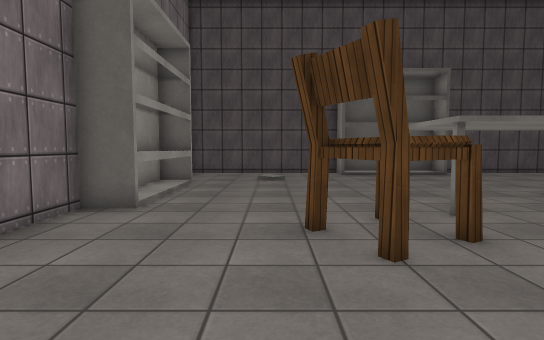
View 1 (above)

15 first-person views from a walk through a Unity game level. The camera is 1.3 m above the floor, tilts 4° down and sees 80° across. The floor is counted in squares, 1 m on a side. Each view is taken from the middle of a square. On the plan, view 1 faces up. The plan holds only what a view shows up to about 14 squares ahead; the rest is blank. The place goes on beyond the plan. The player character is not drawn. Surface patterns are stand-ins for the level's own textures.

View 2
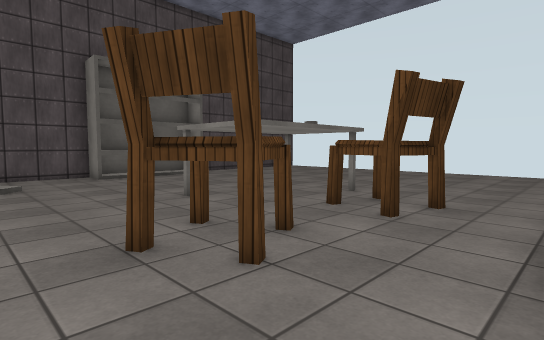

View 3
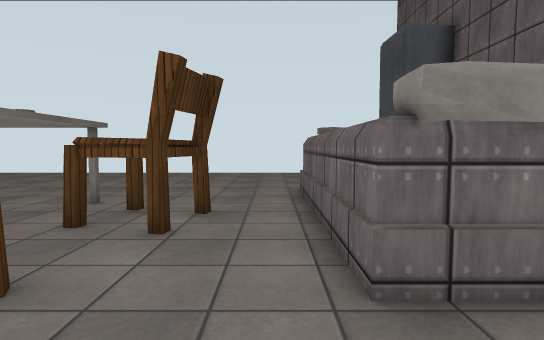

View 4
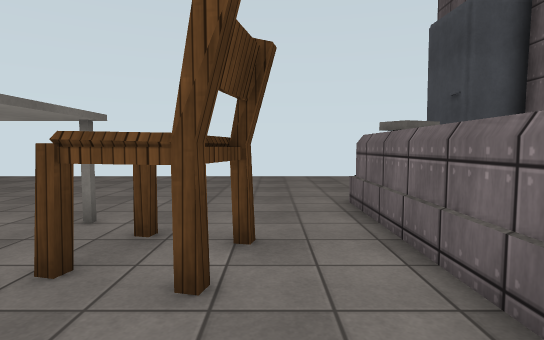

View 5
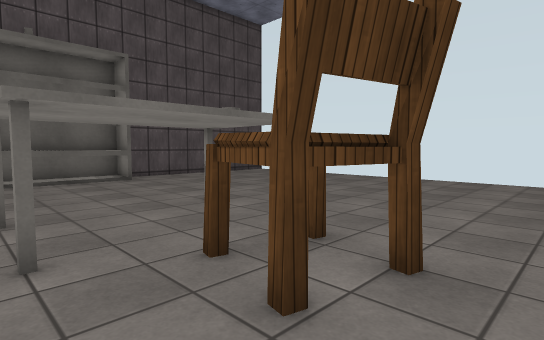

View 6
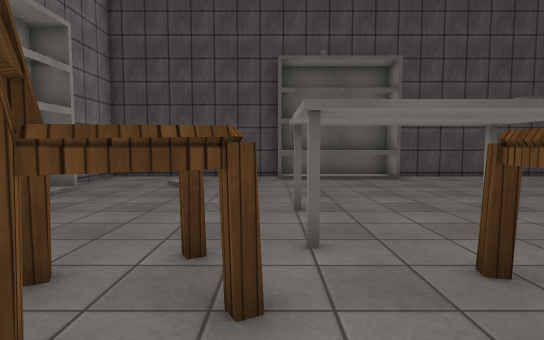

View 7
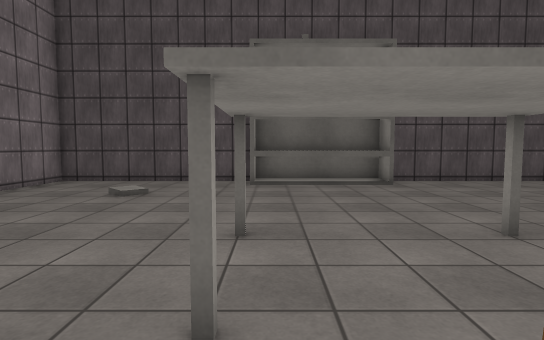

View 8
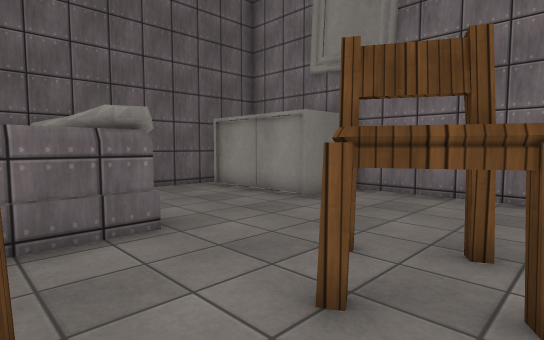

View 9
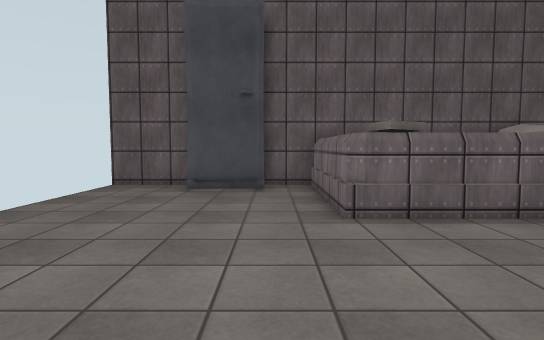

View 10
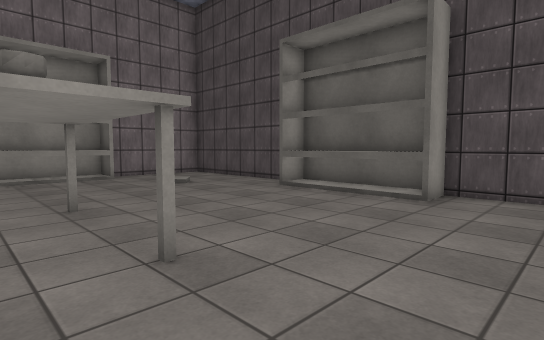

View 11
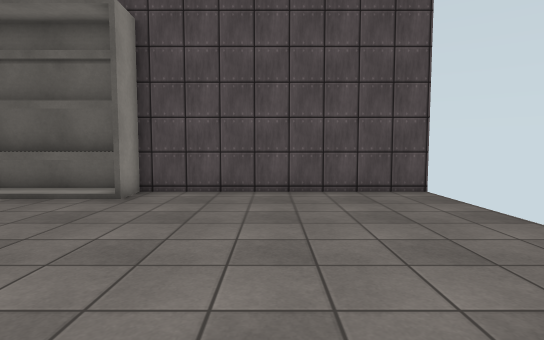

View 12
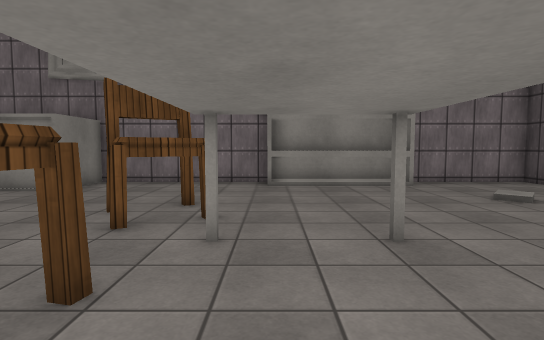

View 13
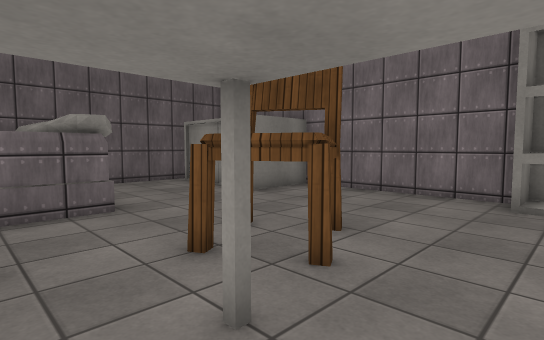

View 14
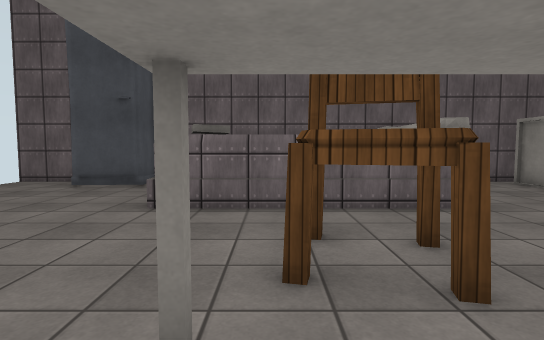

View 15
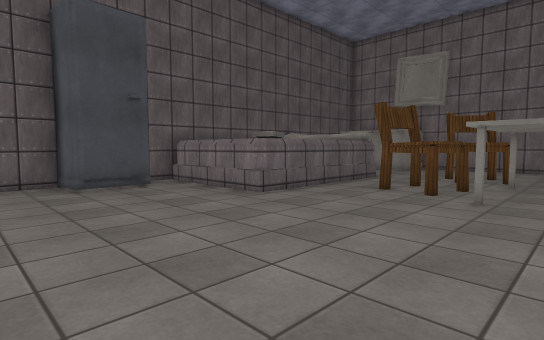

### Floor plan
Key: @ floor where view 1 was taken; # wall or solid block; . floor; / step, stairs or slope; ^ raised ledge; C chair; L closet.
Columns run from 4 left of view 1 to 17 right of it. Each row starts with its distance up from view 1.
 17 ########    ##########
 16 #......#^^^^#........
 15 #......#^^^^^........
 14 #....................
 13 #.../................
 12 ##...................
 11 ^^...................
 10 ^^...................
  9 ^^.....#...#.........
  8 ^^...................
  7 ^^...................
  6 #.....C.....#........
  5 #....CC..CCC.........
  4 #....CCC.CC..........
  3 #.........C..........
  2 #....................
  1 ###....#^^^^###......
  0   #.@..^    ^##......
 -1   #....^     ^#......
 -2   #....^     ^#......
 -3   #...       ^#L##...
 -4   ####       ^########

Positions as (right, up) in squares from view 1, and headings:
1: (0, 0), facing up
2: (-1, 1), facing up-right
3: (0, 2), facing right
4: (2, 3), facing right
5: (3, 2), facing up-right
6: (3, 2), facing up
7: (4, 4), facing up
8: (5, 6), facing down-left
9: (11, 7), facing down
10: (11, 7), facing up-left
11: (12, 7), facing up
12: (8, 7), facing left
13: (5, 8), facing down-left
14: (7, 8), facing down
15: (16, 8), facing down-left
